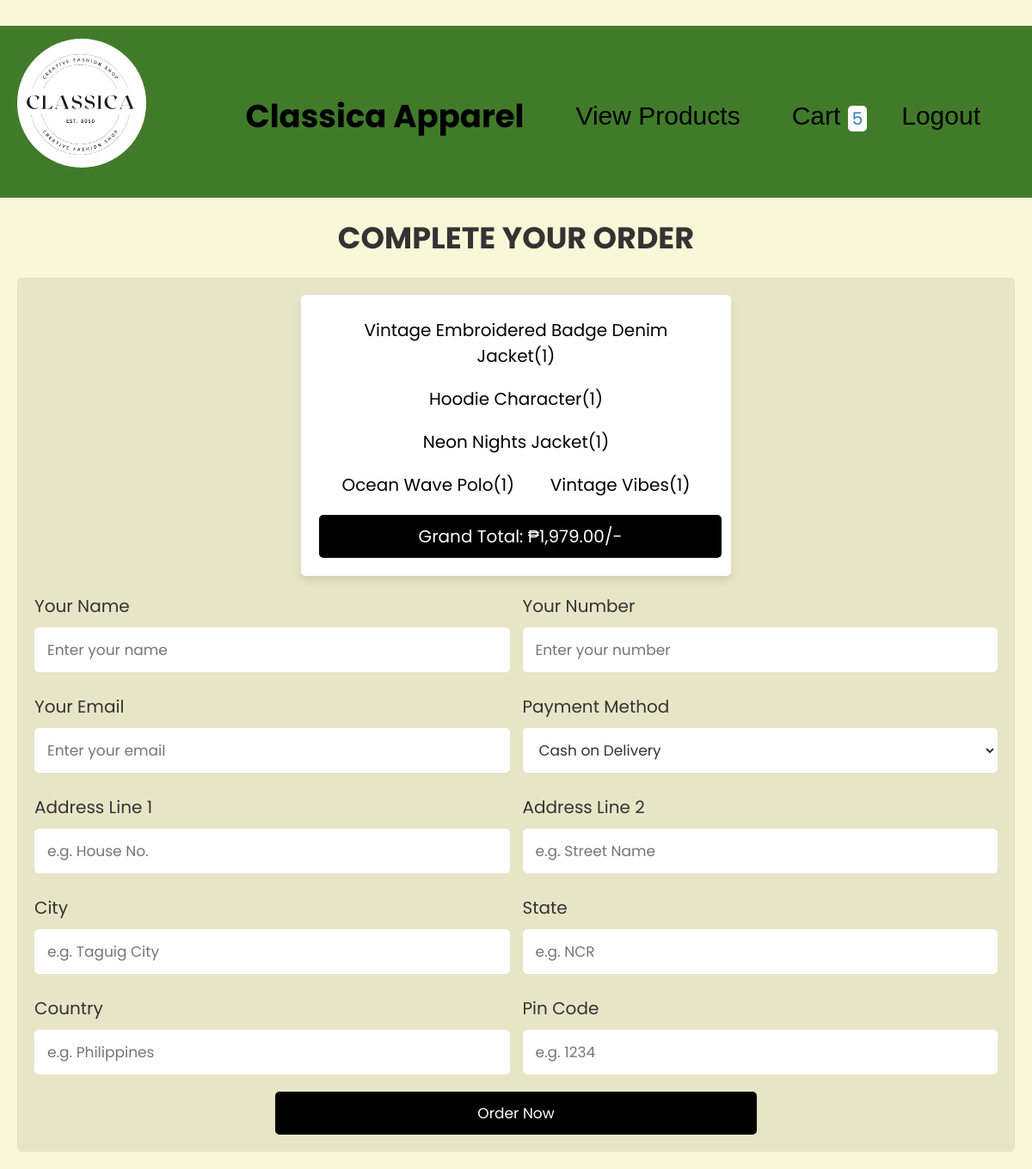
Before: /checkout.php with the older database file.
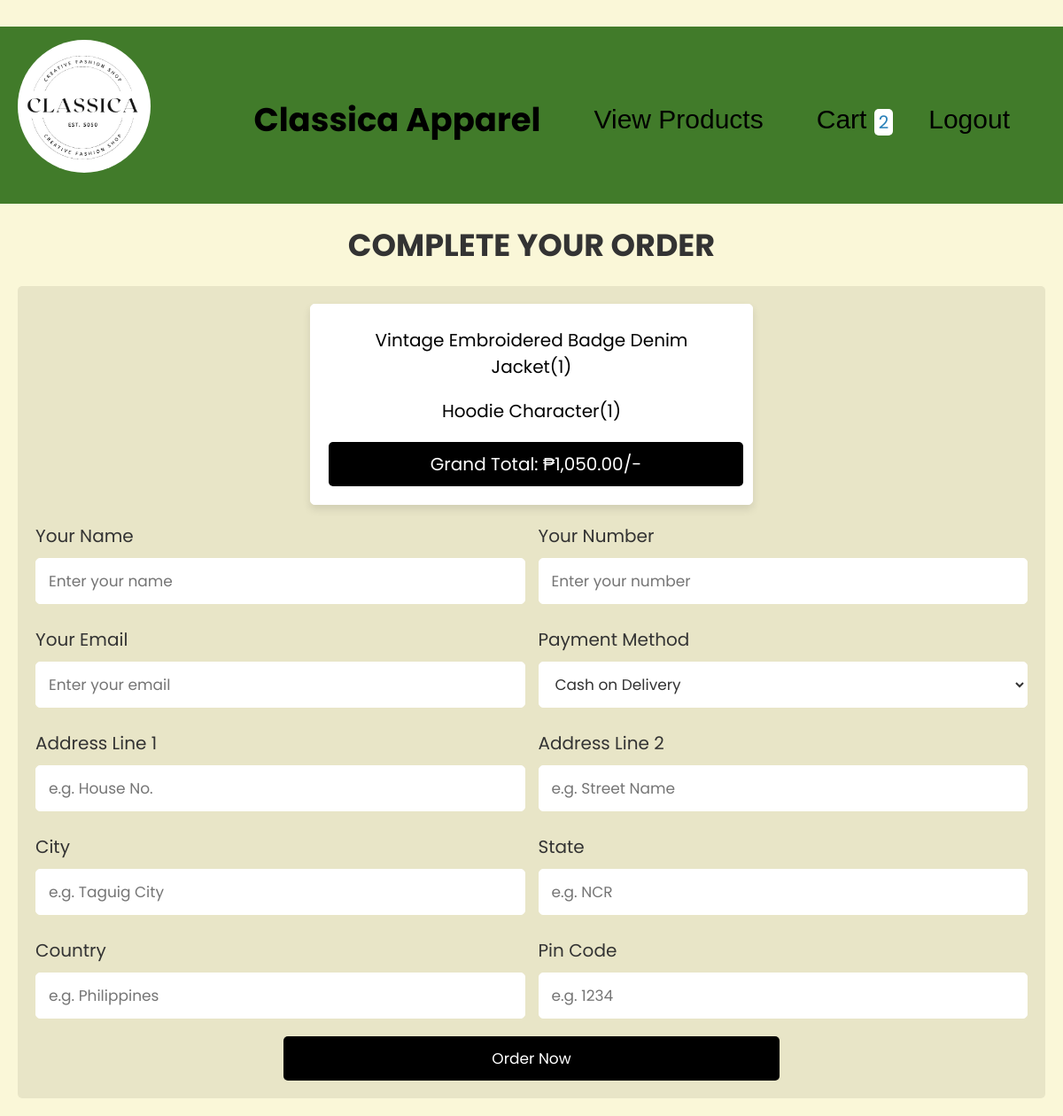
After: the same page with the newer database file.
### tables this page shows
CREATE TABLE `cart` (
  `id` int(255) NOT NULL,
  `name` varchar(255) NOT NULL,
  `price` varchar(255) NOT NULL,
  `image` varchar(255) NOT NULL,
  `quantity` int(255) NOT NULL
);

### checkout.php (the view, shortened to what this page needs)
<?php
@include 'config.php';
?>
<!DOCTYPE html>
<html lang="en">
<head>
    <link rel="stylesheet" href="https://cdnjs.cloudflare.com/ajax/libs/font-awesome/6.0.0/css/all.min.css">
    <link rel="stylesheet" href="css/style.css">
</head>
<body>
<header class="header">
   <div class="flex">
      <img src="uploaded_img/Classica_Logo.jpg" alt="Logo" class="logo">
      <nav class="navbar">
         <h1>Classica Apparel</h1>
         <a href="products.php">view products</a>
      <?php
      $select_rows = mysqli_query($conn, "SELECT * FROM `cart`") or die('query failed');
      $row_count = mysqli_num_rows($select_rows);
      ?>
         <a href="cart.php" class="cart">cart <span><?php echo $row_count; ?></span> </a>
         <a href="login.php" onclick="return confirmLogout()">Logout</a>
      </nav>
   </div>
</header>
<div class="container">
<section class="checkout-form">
    <h1 class="heading">Complete Your Order</h1>
    <form action="" method="post">
        <div class="display-order">
            <?php
            $select_cart = mysqli_query($conn, "SELECT * FROM `cart`");
            $grand_total = 0;
            if (mysqli_num_rows($select_cart) > 0) {
                while ($fetch_cart = mysqli_fetch_assoc($select_cart)) {
                    $total_price = $fetch_cart['price'] * $fetch_cart['quantity'];
                    $grand_total += $total_price;
            ?>
            <span><?= $fetch_cart['name']; ?>(<?= $fetch_cart['quantity']; ?>)</span>
            <?php
                }
            } else {
                echo "<div class='display-order'><span>Your cart is empty!</span></div>";
            }
            ?>
            <span class="grand-total"> Grand Total: ₱<?= number_format($grand_total, 2); ?>/- </span>
        </div>
        <div class="flex">
            <div class="inputBox">
                <span>Your Name</span>
                <input type="text" placeholder="Enter your name" name="name" required>
            </div>
            <div class="inputBox">
                <span>Your Number</span>
                <input type="number" placeholder="Enter your number" name="number" required>
            </div>
            <div class="inputBox">
                <span>Your Email</span>
                <input type="email" placeholder="Enter your email" name="email" required>
            </div>
            <div class="inputBox">
                <span>Payment Method</span>
                <select name="method">
                    <option value="cash on delivery" selected>Cash on Delivery</option>
                </select>
            </div>
            <div class="inputBox">
                <span>Address Line 1</span>
                <input type="text" placeholder="e.g. House No." name="flat" required>
            </div>
            <div class="inputBox">
                <span>Address Line 2</span>
                <input type="text" placeholder="e.g. Street Name" name="street" required>
            </div>
            <div class="inputBox">
                <span>City</span>
                <input type="text" placeholder="e.g. Taguig City" name="city" required>
            </div>
            <div class="inputBox">
                <span>State</span>
                <input type="text" placeholder="e.g. NCR" name="state" required>
            </div>
            <div class="inputBox">
                <span>Country</span>
                <input type="text" placeholder="e.g. Philippines" name="country" required>
            </div>
            <div class="inputBox">
                <span>Pin Code</span>
                <input type="text" placeholder="e.g. 1234" name="pin_code" required>
            </div>
        </div>
        <input type="submit" value="Order Now" name="order_btn" class="btn">
    </form>
</section>
</div>
</body>
</html>

Changed rows visible on the page:
removed cart: name "Neon Nights Jacket", quantity "1"
removed cart: name "Ocean Wave Polo", quantity "1"
removed cart: name "Vintage Vibes", quantity "1"
Other visible differences:
$row_count: "5" → "2"
$grand_total: "1,979.00" → "1,050.00"
